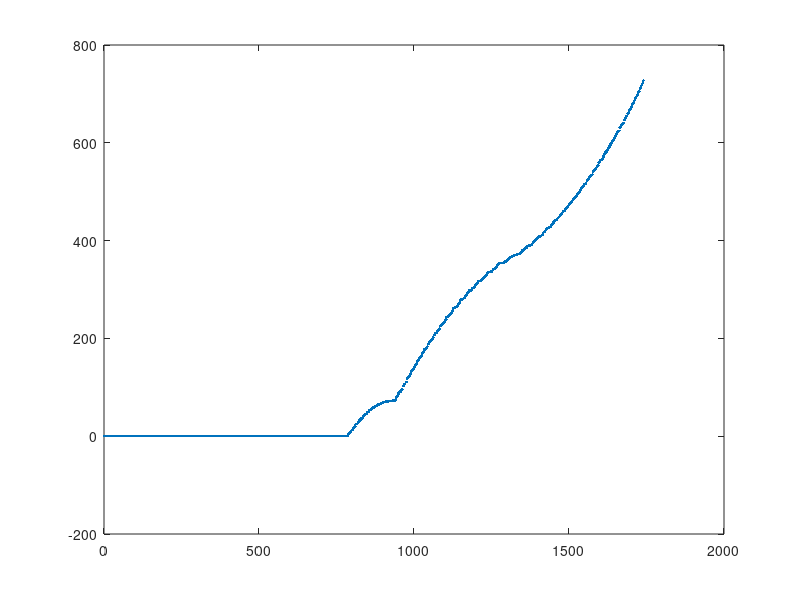
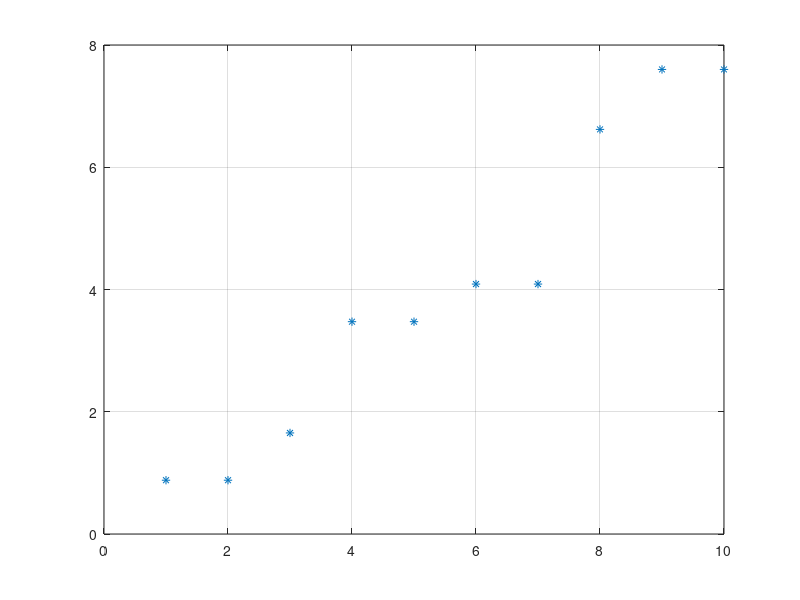

Here is the MATLAB script that generated these plots, in order:
clc;
clear all;
close all;

%
%  This routine sets up the eigenvalue problem curl curl u = lambda u
% with the lowest order approximation for the Hodge

L = pi;
N = 30;
M = 30;

dx = L/N;
dy = L/M;

A = sparse(zeros(2*N*M-N-M));

nou = (N-1)*M;  % "nou" denotes the number of unknown u's

for i=1:N-1
    for j=1:M
        row = i + (j-1)*(N-1);
        if j>1
            col = i+(j-2)*(N-1);
            A(row,col) = -1/(dy*dy);
            col = nou + i + (j-2)*N;
            A(row,col) = 1/(dx*dy);
            col = nou + i+1 + (j-2)*N;
            A(row,col) = -1/(dx*dy);
        end
        col = row;
        A(row,col) = 2/(dy*dy);
        if j<M
            col = i + j*(N-1);
            A(row,col) = -1/(dy*dy);
            col = nou + i + (j-1)*N;
            A(row,col) = -1/(dx*dy);
            col = nou + i + 1 + (j-1)*N;
            A(row,col) = 1/(dx*dy);
        end
    end
end

for i=1:N
    for j=1:M-1
        row = nou + i +(j-1)*N;
        if i>1
            col = i-1 + (j-1)*(N-1);
            A(row,col) = 1/(dx*dy);
            col = i-1 + (j-1+1)*(N-1);
            A(row,col) = -1/(dx*dy);
            col = nou + i - 1+(j-1)*N;
            A(row,col) = -1/(dx*dx);
        end
        col = row;
        A(row,col) = 2/(dy*dy);
        if i<N
            col = i + (j-1)*(N-1);
            A(row,col) = -1/(dx*dy);
            col = i +(j-1+1)*(N-1);
            A(row,col) = 1/(dx*dy);
            col = nou + i + 1 + (j-1)*N;
            A(row,col) = -1/(dx*dx);
        end
    end
end

% opts.issym = 1;
% lambda = eigs(A,2*N*M-N-M,'sa',opts);
lambda = sort(eig(full(A)));

teller = 1;
while abs(lambda(teller))<1e-6, teller = teller + 1; end

plot(lambda,'.')

figure(2)
plot(lambda(teller:teller+9),'*')
xlim([0,10])
grid on
